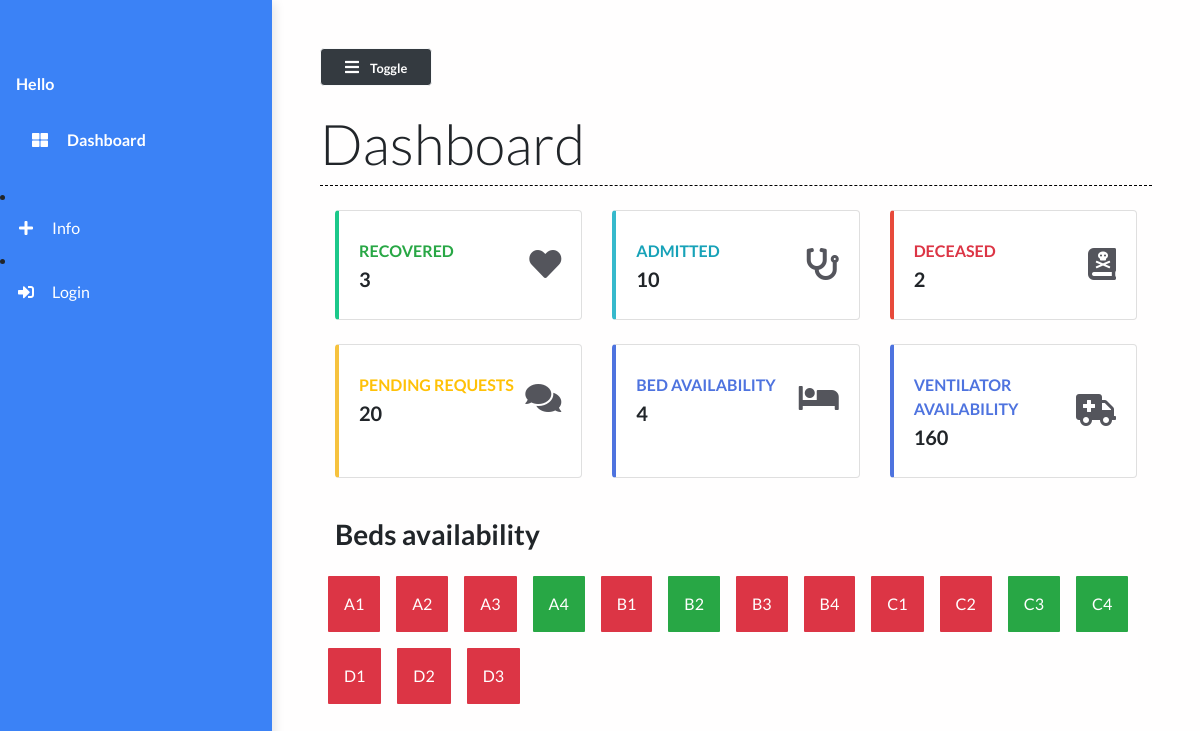
The page / on the database its author committed.
### main/models.py (models this page shows)
class Bed(models.Model):
    bed_number = models.CharField(max_length=50)
    occupied = models.BooleanField()
    def __str__(self):
        return self.bed_number

### main/views.py (the view)
# urls.py: path("", views.dashboard, name="dashboard"),
def dashboard(request):
    patients = Patient.objects.all()
    patient_count = patients.count()
    patients_recovered = Patient.objects.filter(status="Recovered")
    patients_deceased = Patient.objects.filter(status="Deceased")
    deceased_count = patients_deceased.count()
    recovered_count = patients_recovered.count()
    beds = Bed.objects.all()
    beds_available = Bed.objects.filter(occupied=False).count()
    context = {
        'patient_count': patient_count,
        'recovered_count': recovered_count,
        'beds_available': beds_available,
        'deceased_count':deceased_count,
        'beds':beds
    }
    print(patient_count)
    return render(request, 'main/dashboard.html', context)

### main/templates/main/dashboard.html (shortened to what this page needs)
{% extends 'main/base.html' %}
{% load static %}
{% block contentTitle %}
    Dashboard
{% endblock contentTitle %}
{% block content %}
    <div class="container-fluid">
        <div class="row">
            <div class="col-xl-4 col-md-6 col-sm-12 mb-4">
                <div class="card border-left-success shadow h-100 py-2">
                    <div class="card-body">
                        <div class="row no-gutters align-items-center">
                            <div class="col mr-2">
                                <div class="text-xs font-weight-bold text-success text-uppercase mb-1">
                                    Recovered</div>
                                <div class="h5 mb-0 font-weight-bold text-gray-800">{{ recovered_count }}</div>
                            </div>
                            <div class="col-auto">
                                <i class="fas fa-heart fa-2x text-gray-300"></i>
                            </div>
                        </div>
                    </div>
                </div>
            </div>
            <div class="col-xl-4 col-md-6 col-sm-12 mb-4">
                <div class="card border-left-info shadow h-100 py-2">
                    <div class="card-body">
                        <div class="row no-gutters align-items-center">
                            <div class="col mr-2">
                                <div class="text-xs font-weight-bold text-info text-uppercase mb-1">
                                    Admitted</div>
                                <div class="h5 mb-0 font-weight-bold text-gray-800">{{ patient_count }}</div>
                            </div>
                            <div class="col-auto">
                                <i class="fas fa-stethoscope fa-2x text-gray-300"></i>
                            </div>
                        </div>
                    </div>
                </div>
            </div>
            <div class="col-xl-4 col-md-6 col-sm-12 mb-4">
                <div class="card border-left-danger shadow h-100 py-2">
                    <div class="card-body">
                        <div class="row no-gutters align-items-center">
                            <div class="col mr-2">
                                <div class="text-xs font-weight-bold text-danger text-uppercase mb-1">Deceased
                                </div>
                                <div class="row no-gutters align-items-center">
                                    <div class="col-auto">
                                        <div class="h5 mb-0 mr-3 font-weight-bold text-gray-800">{{deceased_count}}</div>
                                    </div>
                                </div>
                            </div>
                            <div class="col-auto">
                                <i class="fas fa-book-dead fa-2x text-gray-300"></i>
                            </div>
                        </div>
                    </div>
                </div>
            </div>
            <div class="col-xl-4 col-md-6 col-sm-12 mb-4">
                <div class="card border-left-warning shadow h-100 py-2">
                    <div class="card-body">
                        <div class="row no-gutters align-items-center">
                            <div class="col mr-2">
                                <div class="text-xs font-weight-bold text-warning text-uppercase mb-1">
                                    Pending Requests</div>
                                <div class="h5 mb-0 font-weight-bold text-gray-800">20</div>
                            </div>
                            <div class="col-auto">
                                <i class="fas fa-comments fa-2x text-gray-300"></i>
                            </div>
                        </div>
                    </div>
                </div>
            </div>
            <div class="col-xl-4 col-md-6 col-sm-12 mb-4">
                <div class="card border-left-primary shadow h-100 py-2">
                    <div class="card-body">
                        <div class="row no-gutters align-items-center">
                            <div class="col mr-2">
                                <div class="text-xs font-weight-bold text-blue text-uppercase mb-1">
                                    Bed availability</div>
                                <div class="h5 mb-0 font-weight-bold text-gray-800">{{beds_available}}</div>
                            </div>
                            <div class="col-auto">
                                <i class="fas fa-bed fa-2x text-gray-300"></i>
                            </div>
                        </div>
                    </div>
                </div>
            </div>
            <div class="col-xl-4 col-md-6 col-sm-12 mb-4">
                <div class="card border-left-primary shadow h-100 py-2">
                    <div class="card-body">
                        <div class="row no-gutters align-items-center">
                            <div class="col mr-2">
                                <div class="text-xs font-weight-bold text-blue text-uppercase mb-1">
                                    ventilator availability</div>
                                <div class="h5 mb-0 font-weight-bold text-gray-800">160</div>
                            </div>
                            <div class="col-auto">
                                <i class="fas fa-ambulance fa-2x text-gray-300"></i>
                            </div>
                        </div>
                    </div>
                </div>
            </div>
        </div>
        <div><h3 class="font-weight-bold my-3">Beds availability</h3></div>
        <div class="row">
            {% for bed in beds %}
                <div class="
                {% if bed.occupied == True %}
                bg-danger
                {% elif bed.occupied == False %}
                bg-success
                {% endif %}
                grid-box my-2 mx-2 py-3 px-3 text-white">{{ bed }}</div>
            {% endfor %}
        </div>
    </div>
{% endblock content %}

### main/templates/main/base.html (shortened to what this page needs)
{% load static %}
<!DOCTYPE html>
<html lang="en">
  <head>
    <link
      rel="stylesheet"
      href="https://maxcdn.bootstrapcdn.com/bootstrap/4.0.0/css/bootstrap.min.css"
    />
    <link
      rel="stylesheet"
      href="https://cdnjs.cloudflare.com/ajax/libs/font-awesome/5.14.0/css/all.min.css"
    />
    <link
      rel="stylesheet"
      href="{% static 'styles/base.css' %}"
      type="text/css"
    />
    <link rel="stylesheet" href="//code.jquery.com/ui/1.12.1/themes/base/jquery-ui.css">
  </head>
  <body>
<div class="vertical-nav" id="sidebar">
	<div class="py-4 px-3 mb-4">
	</div>
	<p class="text-white font-weight-bold px-3 pb-4 mb-0">
		Hello {{user.first_name}}
	</p>
	<p class="text-gray font-weight-bold px-3 pb-4 mb-0">
		<a href="{% url 'dashboard' %}" class="nav-link text-white">
			<i class="fa fa-th-large mr-3 text-primary"></i> Dashboard</a>
	</p>
    <li class="nav-item">
      <a href="{% url 'info' %}" class="nav-link text-white">
        <i class="fa fa-plus mr-3 text-primary fa-fw"></i>Info
      </a>
    </li>
    {% if request.user.is_authenticated == False %}
    <li class="nav-item">
			<a href="{% url 'login' %}" class="nav-link text-white">
				<i class="fa fa-sign-in-alt mr-3 text-primary fa-fw"></i>Login
			</a>
		</li>
    {% else %}
		<li class="nav-item">
			<a href="{% url 'logout' %}" class="nav-link text-white">
				<i class="fa fa-sign-out-alt mr-3 text-primary fa-fw"></i>Logout
			</a>
		</li>
    {% endif %}
</div>
    <div class="page-content p-5" id="content">
        <button id="sidebarCollapse" class="btn btn-light bg-dark rounded-pill shadow-sm px-4 mb-4" type="button">
            <i class="fa fa-bars mr-2 text-primary"></i>
            <small class="font-weight-bold text-primary">
                Toggle
            </small>
        </button>
		<h2 class="display-4 ">{% block contentTitle %}{% endblock contentTitle %}
		</h2>
		<div class="seperator mt-1 mb-4"></div>
		{% block content %}{% endblock content %}
    </div>
  </body>
</html>

### static/styles/base.css (style rules this page uses)
body { background: #fffefe; min-height: 100vh; overflow-x: hidden; font-family:Lato,'Helvetica Neue',Helvetica,Arial,sans-serif; }
.vertical-nav { background: #3b82f6 !important; min-width: 17rem; height: 100vh; position: fixed; top: 0; left: 0; box-shadow: 3px 3px 10px rgba(0, 0, 0, 0.1); transition: all 0.4s; }
.page-content { width: calc(100% -17rem); margin-left: 17rem; transition: all 0.4s; }
.seperator { margin: 3rem 0; border-bottom: 1px dashed #000000; }
.nav-link { text-transform: capitalize; }
.text-primary { color: #fff !important; }
.border-left-info { border-left: 0.25rem solid #36b9cc !important; }
.border-left-warning { border-left: 0.25rem solid #f6c23e !important; }
.border-left-success { border-left: 0.25rem solid #1cc88a !important; }
.border-left-danger { border-left: 0.25rem solid #e74a3b !important; }
.text-gray-300 { color: #54555c !important; }
.border-left-primary { border-left: 0.25rem solid #4e73df !important; }
.text-blue { color: #4e73df !important; }
.grid-box { border-radius: 1px; }

### rows shown on the page
Bed: bed_number "A1"
Bed: bed_number "A2"
Bed: bed_number "A3"
Bed: bed_number "A4"
Bed: bed_number "B1"
Bed: bed_number "B2"
Bed: bed_number "B3"
Bed: bed_number "B4"
Bed: bed_number "C1"
Bed: bed_number "C2"
Bed: bed_number "C3"
Bed: bed_number "C4"
Bed: bed_number "D1"
Bed: bed_number "D2"
Bed: bed_number "D3"

### other values the page prints
{{ recovered_count }} "3"
{{ patient_count }} "10"
{{ deceased_count }} "2"
{{ beds_available }} "4"
